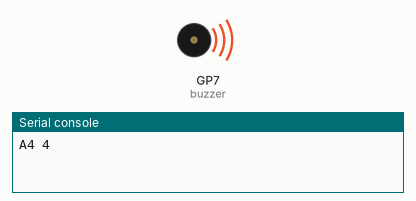
Recording of a program running on a simulated Raspberry Pi Pico running MicroPython. On the bench: buzzer (waves = sounding), the last lines printed to the serial console. At 6.2 s the program stops and its outputs stay as they are.

Above: at 0.18 s.
At 6.2 s:
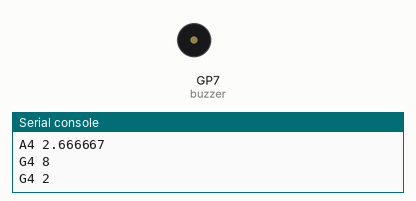
Timing chart, 0 to 7.7 s (numbered marks = the images above):
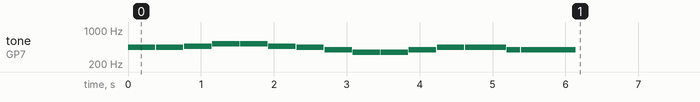

The program:

song_player_version_2.py
```python
# Program to play the songs on a passive buzzer
# April 2023
# Lori Pfahler

# import modules
import machine
import utime
import songs

# setup passive buzzer pim
buzzer = machine.PWM(machine.Pin(7))

# function to play notes - adapted from Sunfounder Pico Kit
def tone(pin, frequency, duration):
    # set the pin frequency
    pin.freq(frequency)
    # use a duty cycle of 50% - can be set from 0 to 65535
    pin.duty_u16(32768)
    # hold the note for the duration needed
    utime.sleep_ms(duration)
    # turn the sound off
    pin.duty_u16(0)
    # a little bit of sleep to create a "break' between notes
    utime.sleep_ms(10)

# function for a rest in song - no sound played for the duration given
def rest(pin, duration):
    pin.duty_u16(0)
    utime.sleep_ms(duration)

# function for playing a song in a "paired tuple" list format
def playsong(pin, song, tempo = 1000):
    for a, b in song:
        print( a, b)
        if (a == "REST"):
            rest(pin, int(tempo/b))
        else:
            tone(pin, notes[a], int(tempo/b))


# dictionary for notes and frequencies from Tom's Hardware article
notes = {
"B0": 31,
"C1": 33, "CS1": 35, "D1": 37, "DS1": 39, "E1": 41, "F1": 44,
"FS1": 46, "G1": 49, "GS1": 52, "A1": 55, "AS1": 58, "B1": 62,
"C2": 65, "CS2": 69, "D2": 73, "DS2": 78, "E2": 82, "F2": 87,
"FS2": 93, "G2": 98, "GS2": 104, "A2": 110, "AS2": 117, "B2": 123,
"C3": 131, "CS3": 139, "D3": 147, "DS3": 156, "E3": 165, "F3": 175,
"FS3": 185, "G3": 196, "GS3": 208, "A3": 220, "AS3": 233, "B3": 247,
"C4": 262, "CS4": 277, "D4": 294, "DS4": 311, "E4": 330, "F4": 349,
"FS4": 370, "G4": 392, "GS4": 415, "A4": 440, "AS4": 466, "B4": 494,
"C5": 523, "CS5": 554, "D5": 587, "DS5": 622, "E5": 659, "F5": 698,
"FS5": 740, "G5": 784, "GS5": 831, "A5": 880, "AS5": 932, "B5": 988,
"C6": 1047,"CS6": 1109, "D6": 1175, "DS6": 1245, "E6": 1319, "F6": 1397,
"FS6": 1480, "G6": 1568, "GS6": 1661, "A6": 1760, "AS6": 1865, "B6": 1976,
"C7": 2093, "CS7": 2217, "D7": 2349, "DS7": 2489, "E7": 2637, "F7": 2794,
"FS7": 2960, "G7": 3136, "GS7": 3322, "A7": 3520, "AS7": 3729, "B7": 3951,
"C8": 4186, "CS8": 4435, "D8": 4699, "DS8": 4978
}


try:
    # playsong(buzzer, songs.starWars, tempo = 1500)
    # playsong(buzzer, songs.takeMeOn, tempo = 2000)
    # playsong(buzzer, songs.gameOfThrones, tempo = 2000)
    # playsong(buzzer, songs.starTrekIntro, tempo = 3000)
    # playsong(buzzer, songs.harryPotter, tempo = 1000)
    # playsong(buzzer, songs.margaritaville, tempo = 1500)
    playsong(buzzer, songs.odeToJoy, tempo = 1500)

except KeyboardInterrupt:
    rest(buzzer, 500)
```

songs.py
```python
# code for songs

# Star Wars theme adapted from www.hibit.dev
# 2 = half note, 4 = quarter note, 8 = eight note, 16 = sixteenth note
starWars = [('AS4', 8), ('AS4', 8), ('AS4', 8),
            ('F5', 2), ('C6', 2),
            ('AS5', 8), ('A5', 8), ('G5', 8), ('F6', 2), ('C6', 4),
            ('AS5', 8), ('A5', 8), ('G5', 8), ('F6', 2), ('C6', 4),
            ('AS5', 8), ('A5', 8), ('AS5', 8), ('G5', 2), ('C5', 8), ('C5', 8), ('C5', 8),
            ('F5', 2), ('C6', 2),
            ('AS5', 8), ('A5', 8), ('G5', 8), ('F6', 2), ('C6', 4),
            ('AS5', 8), ('A5', 8), ('G5', 8), ('F6', 2), ('C6', 4),
            ('AS5', 8), ('A5', 8), ('AS5', 8), ('G5', 2), ('C5', 8), ('C5', 16),
            ('D5', 4), ('D5', 8), ('AS5', 8), ('A5', 8), ('G5', 8), ('F5', 8),
            ('F5', 8), ('G5', 8), ('A5', 8), ('G5', 4), ('D5', 8), ('E5', 4), ('C5', 8), ('C5', 16),
            ('D5', 4), ('D5', 8), ('AS5', 8), ('A5', 8), ('G5', 8), ('F5', 8),
            ('C6', 8), ('G5', 16), ('G5', 2), ('REST', 8), ('C5', 8),
            ('D5', 4), ('D5', 8), ('AS5', 8), ('A5', 8), ('G5', 8), ('F5', 8),
            ('F5', 8), ('G5', 8), ('A5', 8), ('G5', 4), ('D5', 8), ('E5', 4), ('C6', 8), ('C6', 16),
            ('F6', 4), ('DS6', 8), ('CS6', 4), ('C6', 8), ('AS5', 4), ('GS5', 8), ('G5', 4), ('F5', 8),
            ('C6', 1)]

# Game of Thrones Theme adapted from www.hibit.dev
gameOfThrones =  [('G4', 4), ('C4', 4),
   ('DS4', 16), ('F4', 16), ('G4', 4), ('C4', 4), ('DS4', 16), ('F4', 16),
   ('D4', 1) ,
   ('F4', 4), ('AS3', 4),
   ('DS4', 16), ('D4', 16), ('F4', 4), ('AS3', 4),
   ('DS4', 16), ('D4', 16), ('C4', 1),
   ('G4', 4), ('C4', 4),
   ('DS4', 16), ('F4', 16), ('G4', 4), ('C4', 4), ('DS4', 16), ('F4', 16),
   ('D4', 1) ,
   ('F4', 4), ('AS3', 4),
   ('DS4', 16), ('D4', 16), ('F4', 4), ('AS3', 4),
   ('DS4', 16), ('D4', 16), ('C4', 1),
   ('G4', 4), ('C4', 4),
   ('DS4', 16), ('F4', 16), ('G4', 4), ('C4', 4), ('DS4', 16), ('F4', 16),
   ('D4', 2),
   ('F4', 4), ('AS3', 4),
   ('D4', 8), ('DS4', 8), ('D4', 8), ('AS3', 8), ('C4', 1)]

# Take me On adapted from hackster.io
takeMeOn = [('FS5', 8), ('FS5', 8), ('D5', 8), ('B4', 4), ('B4', 4), ('E5', 4),
  ('E5', 4), ('E5', 8), ('GS5', 8), ('GS5', 8), ('A5', 8), ('B5', 8),
  ('A5', 8), ('A5', 8), ('A5', 8), ('E5', 4), ('D5', 4), ('FS5', 4),
  ('FS5', 4), ('FS5', 8), ('E5', 8), ('E5', 8), ('FS5', 8), ('E5', 8)]

# StarTrek Intro adapted from https://github.com/robsoncouto/arduino-songs
# robsoncouto used negative numbers to indicate a dotted note -8 = dotted eighth note
# so in his code -8 = 8/1.5  in my code
starTrekIntro = [('D4', 8/1.5), ('G4', 16), ('C5', 4/1.5),
  ('B4', 8), ('G4', 16/1.5 ), ('E4', 16/1.5), ('A4', 16/1.5), ('D5', 2)]

# theme from Harry Potter - adapted from https://github.com/robsoncouto/arduino-songs
harryPotter = [('D4', 4),
  ('G4', 4/1.5), ('AS4', 8), ('A4', 4),
  ('G4', 2), ('D5', 4),
  ('C5', 2/1.5),
  ('A4', 2/1.5),
  ('G4', 4/1.5), ('AS4', 8), ('A4', 4),
  ('F4', 2), ('GS4', 4),
  ('D4', 1/1.5),
  ('D4', 4),
  ('G4', 4/1.5), ('AS4', 8), ('A4', 4),
  ('G4', 2), ('D5', 4),
  ('F5', 2), ('E5', 4),
  ('DS5', 2), ('B4', 4),
  ('DS5', 4/1.5), ('D5', 8), ('CS5', 4),
  ('CS4', 2), ('B4', 4),
  ('G4', 1/1.5),
  ('AS4', 4),
  ('D5', 2), ('AS4', 4),
  ('D5', 2), ('AS4', 4),
  ('DS5', 2), ('D5', 4),
  ('CS5', 2), ('A4', 4),
  ('AS4', 4/1.5), ('D5', 8), ('CS5', 4),
  ('CS4', 2), ('D4', 4),
  ('D5', 1/1.5),
  ('REST',4), ('AS4',4),
  ('D5', 2), ('AS4', 4),
  ('D5', 2), ('AS4', 4),
  ('F5', 2), ('E5', 4),
  ('DS5', 2), ('B4', 4),
  ('DS5', 4/1.5), ('D5', 8), ('CS5', 4),
  ('CS4', 2), ('AS4', 4),
  ('G4', 1/1.5)]

# Lori's Transcription of Margaritaville
margaritaville = [('B4', 8), ('B4', 4), ('A4', 8),
   ('A4', 4), ('G4', 8), ('G4', 4), ('FS4', 8), ('G4', 8), ('FS4', 8),
   ('G4', 8), ('FS4', 8), ('D4', 4),
   ('REST', 4),
   ('B4', 8), ('B4', 8), ('B4', 4), ('B4', 8), ('A4', 4/1.5),
   ('A4', 4), ('A4', 8), ('B4', 8), ('A4', 8), ('A4', 8), ('FS4', 4),
   ('REST', 4),
   ('B4', 4), ('B4', 8), ('B4', 8), ('CS5', 4/1.5),
   ('A4', 8), ('B4', 4), ('CS5', 4/1.5),
   ('D5', 4), ('A4', 4), ('FS4', 4), ('FS4', 8), ('G4', 2/1.5), ('REST', 8),
   ('G4', 8), ('G4', 8), ('A3', 2), ('REST', 4),
   ('G4', 8), ('G4', 4), ('FS4', 8), ('D4', 8), ('D4', 4)]


odeToJoy = [('A4', 4), ('A4', 4), ('AS4', 4), ('C5', 4),
            ('C5', 4), ('AS4', 4), ('A4', 4), ('G4', 4),
            ('F4', 4), ('F4', 4), ('G4', 4), ('A4', 4),
            ('A4', 4/1.5), ('G4', 8), ('G4', 2)]
```

Measured:
- by itself, tone on GP7 (buzzer): plays 440 Hz for 0.38 s, 440 Hz for 0.38 s, 466 Hz for 0.38 s, 523 Hz for 0.38 s, 523 Hz for 0.38 s, 466 Hz for 0.38 s … (15 notes in this stretch)
